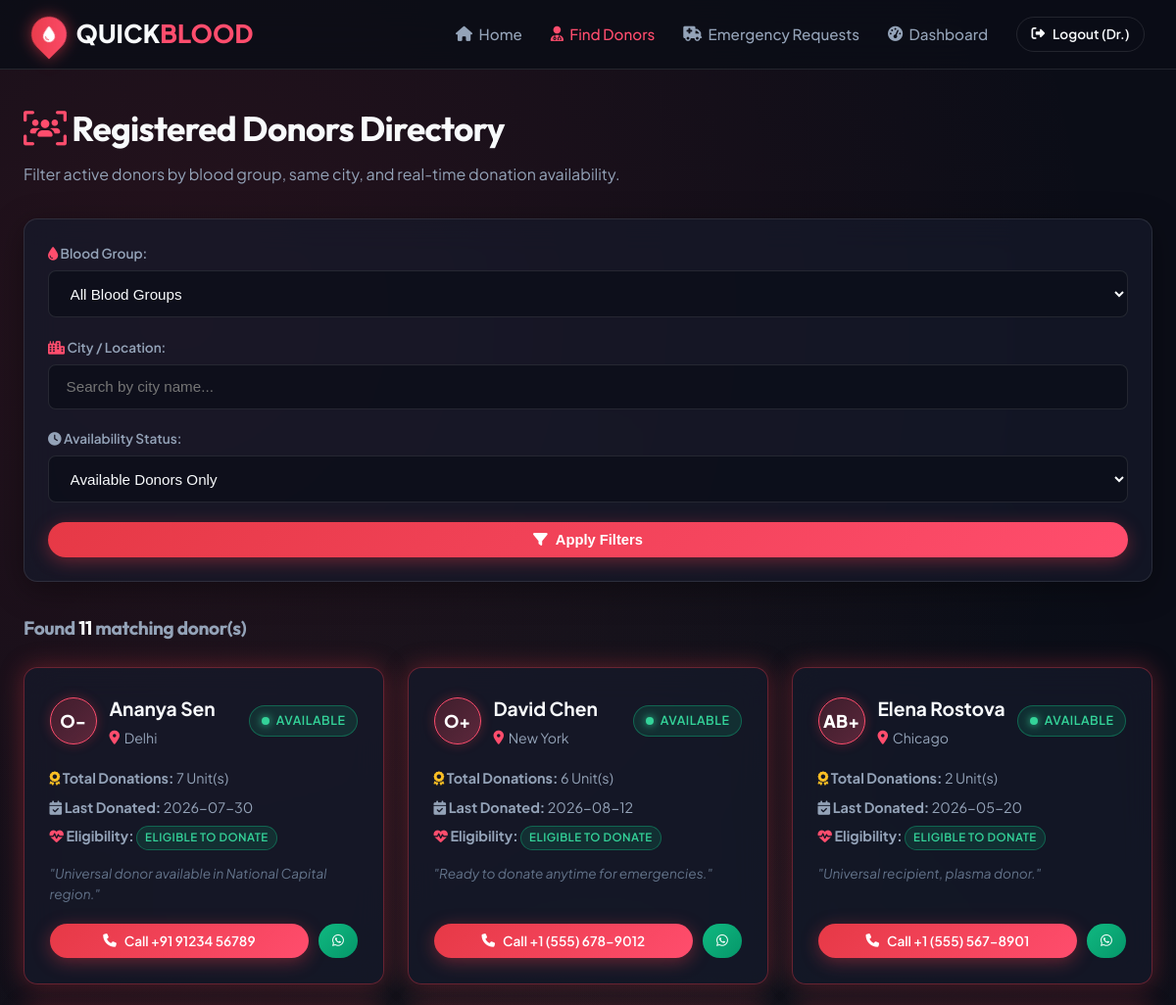
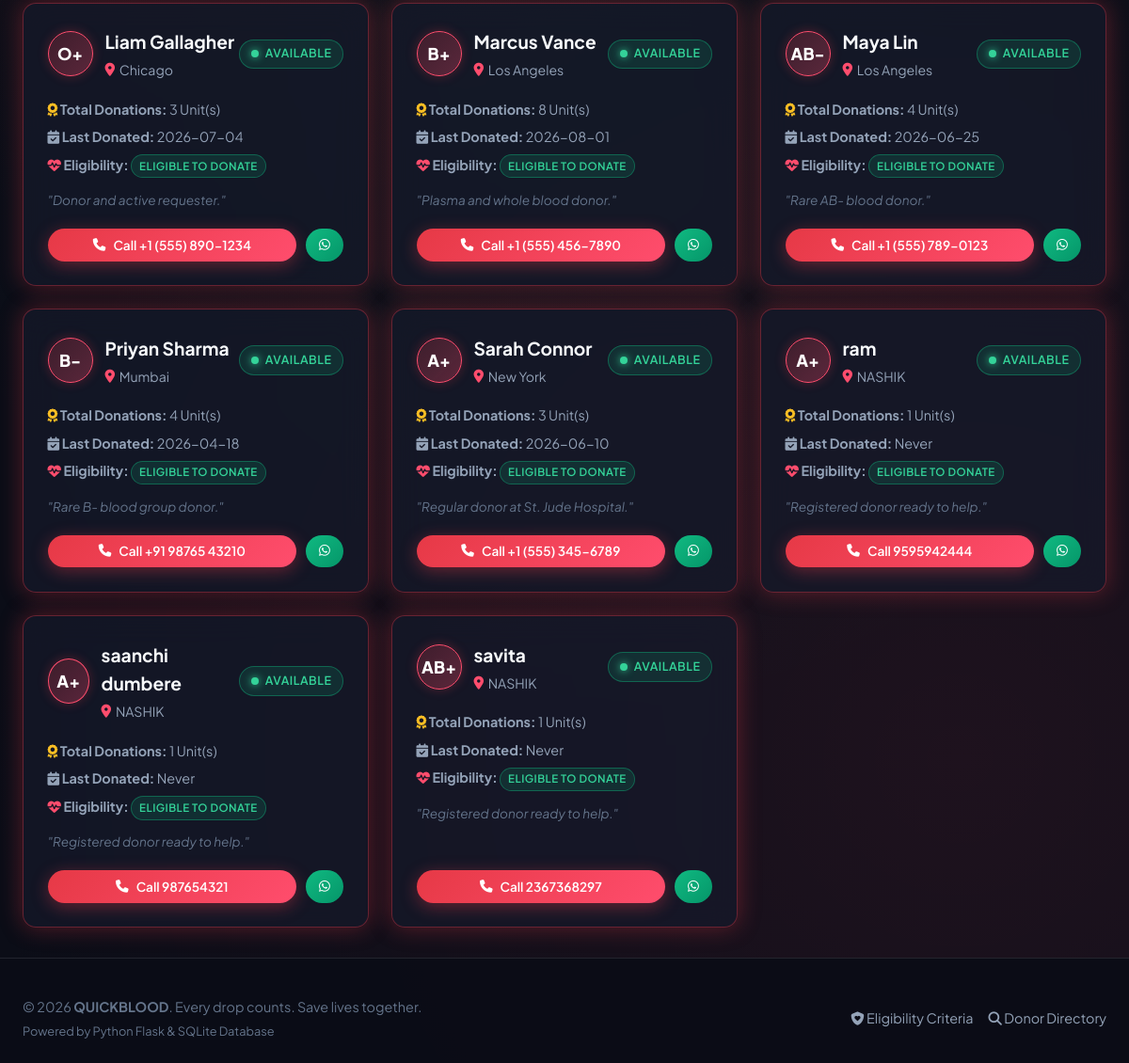
Page /donors (signed in) on the committed database (2 pictures, top to bottom).
### app.py (models this page shows, shortened)
class User(db.Model):
    __tablename__ = 'users'
    id = db.Column(db.Integer, primary_key=True)
    name = db.Column(db.String(100), nullable=False)
    email = db.Column(db.String(120), unique=True, nullable=False)
    password_hash = db.Column(db.String(256), nullable=False)
    phone = db.Column(db.String(20), nullable=False)
    role = db.Column(db.String(20), nullable=False, default='Donor') # 'Donor', 'Receiver', 'Both'
    created_at = db.Column(db.DateTime, default=datetime.utcnow)
    donor_profile = db.relationship('DonorProfile', backref='user', uselist=False, cascade="all, delete-orphan")
    requests = db.relationship('BloodRequest', backref='requester', lazy=True, foreign_keys='BloodRequest.user_id')
    assigned_donations = db.relationship('BloodRequest', backref='assigned_donor', lazy=True, foreign_keys='BloodRequest.donor_id')
    donation_history = db.relationship('DonationRecord', backref='donor', lazy=True, foreign_keys='DonationRecord.donor_id', order_by='DonationRecord.donation_date.desc()')

class DonorProfile(db.Model):
    __tablename__ = 'donor_profiles'
    id = db.Column(db.Integer, primary_key=True)
    user_id = db.Column(db.Integer, db.ForeignKey('users.id'), nullable=False)
    blood_group = db.Column(db.String(5), nullable=False) # A+, A-, B+, B-, AB+, AB-, O+, O-
    city = db.Column(db.String(100), nullable=False)
    state = db.Column(db.String(100), nullable=True, default='')
    is_available = db.Column(db.Boolean, default=True, nullable=False)
    last_donated = db.Column(db.String(20), nullable=True, default='Never')
    units_donated = db.Column(db.Integer, default=1)
    notes = db.Column(db.String(250), nullable=True, default='Healthy donor ready to save lives.')
    updated_at = db.Column(db.DateTime, default=datetime.utcnow, onupdate=datetime.utcnow)
    @property
    def eligibility(self):
        if not self.last_donated or str(self.last_donated).strip().lower() in ['never', 'none', '']:
            return {
                'is_eligible': True,
                'days_since': None,
                'days_remaining': 0,
                'status_label': 'Eligible to Donate',
                'badge_class': 'status-available',
                'message': 'No recent donation on record. Ready to donate anytime.'
            }
        try:
            date_part = str(self.last_donated).strip()[:10]
            last_date = datetime.strptime(date_part, '%Y-%m-%d').date()
            today = datetime.utcnow().date()
            days_since = (today - last_date).days
            if days_since < 0:
                days_since = 0
            COOLING_DAYS = 56
            if days_since >= COOLING_DAYS:
                return {
                    'is_eligible': True,
                    'days_since': days_since,
                    'days_remaining': 0,
                    'status_label': 'Eligible to Donate',
                    'badge_class': 'status-available',
                    'message': f'56-day rest cycle completed ({days_since} days since last donation).'
                }
        except Exception:
            return {
                'is_eligible': True,
                'days_since': None,
                'days_remaining': 0,
                'status_label': 'Eligible to Donate',
                'badge_class': 'status-available',
                'message': 'Ready to donate.'
            }

### app.py (the view)
@app.route('/donors')
def donors():
    bg_filter = request.args.get('blood_group', '').strip()
    city_filter = request.args.get('city', '').strip()
    avail_filter = request.args.get('available_only', '1')
    query = db.session.query(DonorProfile, User).join(User, DonorProfile.user_id == User.id)
    if bg_filter:
        query = query.filter(DonorProfile.blood_group == bg_filter)
    if city_filter:
        query = query.filter(DonorProfile.city.ilike(f"%{city_filter}%"))
    if avail_filter == '1':
        query = query.filter(DonorProfile.is_available == True)
    donors_list = query.order_by(DonorProfile.is_available.desc(), User.name.asc()).all()
    cities = [c[0] for c in db.session.query(DonorProfile.city).distinct().order_by(DonorProfile.city).all()]
    return render_template(
        'donors.html',
        donors=donors_list,
        selected_bg=bg_filter,
        selected_city=city_filter,
        available_only=avail_filter,
        cities=cities
    )

### app.py (called while the page is built)
@app.context_processor
def inject_current_user():
    user = None
    if 'user_id' in session:
        user = User.query.get(session['user_id'])
    return dict(current_user=user)

### templates/donors.html (shortened to what this page needs)
{% extends 'base.html' %}
{% block content %}
<div style="margin-bottom: 2rem;">
    <h1 style="font-size: 2.2rem; margin-bottom: 0.4rem;">
        <i class="fas fa-users-viewfinder" style="color:var(--accent-red);"></i> Registered Donors Directory
    </h1>
    <p style="color: var(--text-secondary);">
        Filter active donors by blood group, same city, and real-time donation availability.
    </p>
</div>
<div class="glass-card" style="padding: 1.5rem; margin-bottom: 2rem;">
    <form action="{{ url_for('donors') }}" method="GET" style="display: grid; grid-template-columns: repeat(auto-fit, minmax(200px, 1fr)) auto; gap: 1.2rem; align-items: end;">
        <div>
            <label class="form-label"><i class="fas fa-droplet" style="color:var(--accent-red);"></i> Blood Group:</label>
            <select name="blood_group" class="form-control auto-submit">
                <option value="">All Blood Groups</option>
            </select>
        </div>
        <div>
            <label class="form-label"><i class="fas fa-city" style="color:var(--accent-red);"></i> City / Location:</label>
            <input type="text" name="city" value="{{ selected_city }}" class="form-control" placeholder="Search by city name..." list="cities-list">
        </div>
        <div>
            <label class="form-label"><i class="fas fa-clock"></i> Availability Status:</label>
            <select name="available_only" class="form-control auto-submit">
                <option value="1" {% if available_only == '1' %}selected{% endif %}>Available Donors Only</option>
            </select>
        </div>
        <div>
            <button type="submit" class="btn btn-primary" style="width: 100%;">
                <i class="fas fa-filter"></i> Apply Filters
            </button>
        </div>
    </form>
</div>
<div style="display:flex; justify-content:space-between; align-items:center; margin-bottom:1rem;">
    <h3 style="font-size: 1.2rem; color: var(--text-secondary);">
        Found <strong style="color: var(--text-primary);">{{ donors|length }}</strong> matching donor(s)
    </h3>
</div>
{% if donors %}
    <div class="donors-grid">
        {% for donor, user in donors %}
            <div class="glass-card donor-card {% if donor.is_available %}glass-card-glow{% endif %}">
                <div class="donor-card-header">
                    <div style="display: flex; align-items: center; gap: 0.8rem;">
                        <span class="blood-pill">{{ donor.blood_group }}</span>
                        <div>
                            <div class="donor-info-name">{{ user.name }}</div>
                            <div class="donor-location">
                                <i class="fas fa-location-dot" style="color: var(--accent-red);"></i> {{ donor.city }}
                            </div>
                        </div>
                    </div>
                    {% if donor.is_available %}
                        <span class="status-badge status-available">
                            <span class="status-dot"></span> Available
                        </span>
                    {% else %}
                        <span class="status-badge status-unavailable">
                            Unavailable
                        </span>
                    {% endif %}
                </div>
                <div class="donor-card-body">
                    <div><i class="fas fa-award" style="color: #FBBF24;"></i> <strong>Total Donations:</strong> {{ donor.units_donated or 0 }} Unit(s)</div>
                    <div><i class="fas fa-calendar-check"></i> <strong>Last Donated:</strong> {{ donor.last_donated or 'Never' }}</div>
                    <div><i class="fas fa-heart-pulse" style="color: var(--accent-red);"></i> <strong>Eligibility:</strong> <span class="status-badge {{ donor.eligibility.badge_class }}" style="font-size: 0.72rem; padding: 0.15rem 0.5rem;">{{ donor.eligibility.status_label }}</span></div>
                    <div style="margin-top:0.4rem; font-style: italic; color: var(--text-muted); font-size:0.85rem;">
                        "{{ donor.notes or 'Ready to save lives whenever called.' }}"
                    </div>
                </div>
                <div class="donor-card-footer">
                    <a href="tel:{{ user.phone }}" class="btn btn-primary btn-sm" style="flex: 1;">
                        <i class="fas fa-phone"></i> Call {{ user.phone }}
                    </a>
                    <a href="https://wa.me/{{ user.phone|replace(' ', '')|replace('+', '')|replace('-', '') }}" target="_blank" class="btn btn-success btn-sm" title="Message on WhatsApp">
                        <i class="fab fa-whatsapp"></i>
                    </a>
                </div>
            </div>
        {% endfor %}
    </div>
{% endif %}
{% endblock %}

### templates/base.html (shortened to what this page needs)
<!DOCTYPE html>
<html lang="en">
<head>
    <link rel="stylesheet" href="https://cdnjs.cloudflare.com/ajax/libs/font-awesome/6.4.0/css/all.min.css">
    <link rel="stylesheet" href="{{ url_for('static', filename='css/styles.css') }}">
</head>
<body>
    <nav class="navbar">
        <div class="nav-container">
            <a href="{{ url_for('index') }}" class="brand-logo">
                <div class="brand-drop-icon">
                    <i class="fas fa-droplet"></i>
                </div>
                <span>QUICK<span style="color: var(--accent-red);">BLOOD</span></span>
            </a>
            <ul class="nav-links">
                <li>
                    <a href="{{ url_for('index') }}" class="nav-link {% if request.endpoint == 'index' %}active{% endif %}">
                        <i class="fas fa-house"></i> Home
                    </a>
                </li>
                <li>
                    <a href="{{ url_for('donors') }}" class="nav-link {% if request.endpoint == 'donors' %}active{% endif %}">
                        <i class="fas fa-user-doctor"></i> Find Donors
                    </a>
                </li>
                <li>
                    <a href="{{ url_for('requests_feed') }}" class="nav-link {% if request.endpoint == 'requests_feed' %}active{% endif %}">
                        <i class="fas fa-truck-medical"></i> Emergency Requests
                    </a>
                </li>
                {% if current_user %}
                    <li>
                        <a href="{{ url_for('dashboard') }}" class="nav-link {% if request.endpoint == 'dashboard' %}active{% endif %}">
                            <i class="fas fa-gauge-high"></i> Dashboard
                        </a>
                    </li>
                    <li>
                        <a href="{{ url_for('logout') }}" class="btn btn-outline btn-sm">
                            <i class="fas fa-right-from-bracket"></i> Logout ({{ current_user.name.split(' ')[0] }})
                        </a>
                    </li>
                {% endif %}
            </ul>
        </div>
    </nav>
    <main class="main-wrapper">
        {% block content %}{% endblock %}
    </main>
    <footer class="footer">
        <div class="footer-content">
            <div>
                <p>&copy; 2026 <strong>QUICKBLOOD</strong>. Every drop counts. Save lives together.</p>
                <p style="font-size:0.8rem; color: var(--text-muted); margin-top:0.2rem;">Powered by Python Flask & SQLite Database</p>
            </div>
            <div style="display:flex; gap:1rem;">
                <a href="#" data-modal-target="eligibility-modal" style="color:var(--text-secondary);"><i class="fas fa-shield-heart"></i> Eligibility Criteria</a>
                <a href="{{ url_for('donors') }}" style="color:var(--text-secondary);"><i class="fas fa-search"></i> Donor Directory</a>
            </div>
        </div>
    </footer>
</body>
</html>

### rows in the picture
User: name "Dr."
DonorProfile: blood_group "O-", name "Ananya Sen", city "Delhi", is_available True (drawn), units_donated "7", last_donated "2026-07-30", eligibility.status_label "ELIGIBLE TO DONATE", notes "Universal donor available in National Capital region.", phone "+91 91234 56789"
DonorProfile: blood_group "O+", name "David Chen", city "New York", is_available True (drawn), units_donated "6", last_donated "2026-08-12", eligibility.status_label "ELIGIBLE TO DONATE", notes "Ready to donate anytime for emergencies.", phone "+1 (555) 678-9012"
DonorProfile: blood_group "AB+", name "Elena Rostova", city "Chicago", is_available True (drawn), units_donated "2", last_donated "2026-05-20", eligibility.status_label "ELIGIBLE TO DONATE", notes "Universal recipient, plasma donor.", phone "+1 (555) 567-8901"
DonorProfile: blood_group "O+", name "Liam Gallagher", city "Chicago", is_available True (drawn), units_donated "3", last_donated "2026-07-04", eligibility.status_label "ELIGIBLE TO DONATE", notes "Donor and active requester.", phone "+1 (555) 890-1234"
DonorProfile: blood_group "B+", name "Marcus Vance", city "Los Angeles", is_available True (drawn), units_donated "8", last_donated "2026-08-01", eligibility.status_label "ELIGIBLE TO DONATE", notes "Plasma and whole blood donor.", phone "+1 (555) 456-7890"
DonorProfile: blood_group "AB-", name "Maya Lin", city "Los Angeles", is_available True (drawn), units_donated "4", last_donated "2026-06-25", eligibility.status_label "ELIGIBLE TO DONATE", notes "Rare AB- blood donor.", phone "+1 (555) 789-0123"
DonorProfile: blood_group "B-", name "Priyan Sharma", city "Mumbai", is_available True (drawn), units_donated "4", last_donated "2026-04-18", eligibility.status_label "ELIGIBLE TO DONATE", notes "Rare B- blood group donor.", phone "+91 98765 43210"
DonorProfile: blood_group "A+", name "Sarah Connor", city "New York", is_available True (drawn), units_donated "3", last_donated "2026-06-10", eligibility.status_label "ELIGIBLE TO DONATE", notes "Regular donor at St. Jude Hospital.", phone "+1 (555) 345-6789"
DonorProfile: blood_group "A+", name "ram", city "NASHIK", is_available True (drawn), units_donated "1", last_donated "Never", eligibility.status_label "ELIGIBLE TO DONATE", notes "Registered donor ready to help.", phone "9595942444"
DonorProfile: blood_group "A+", name "saanchi dumbere", city "NASHIK", is_available True (drawn), units_donated "1", last_donated "Never", eligibility.status_label "ELIGIBLE TO DONATE", notes "Registered donor ready to help.", phone "987654321"
DonorProfile: blood_group "AB+", name "savita", city "NASHIK", is_available True (drawn), units_donated "1", last_donated "Never", eligibility.status_label "ELIGIBLE TO DONATE", notes "Registered donor ready to help.", phone "2367368297"

### other values in the picture
{{ donors|length }} "11"
